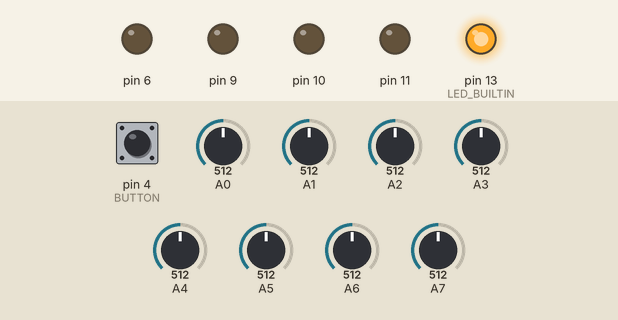
Recording of a program running on a simulated Arduino Nano, built with avr-gcc and run on an emulated ATmega328P. Shown: output pins drawn as LEDs (lit = HIGH). The test bench sets the inputs (shaded band); at power-on: pin 4 (BUTTON) LOW, A0 = 512, A1 = 512, A2 = 512, A3 = 512, A4 = 512, A5 = 512, A6 = 512, A7 = 512.

Above: at 0.6 s.
At 5.6 s:
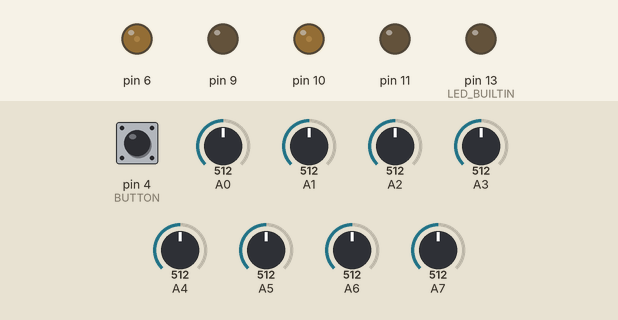
Timing chart, 0 to 7.1 s (numbered marks = the images above):
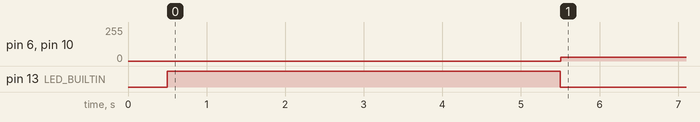

Measured:
- by itself, pin 6, pin 10: 0/255 → 30/255 at 5.5 s

The program:

main.cpp
```cpp
#include <Arduino.h>
#include <SoftwareSerial.h>
#include <Motor.h>
#include <QTRSensors.h> //libreria que ayuda a reconocer el error

#define DEGUB 0

#define BTON 0

#define DEBUG_CALCULOS 0

#define BUTTON 4

#define MOTOR_DIR_DER 11
#define MOTOR_PWM_DER 10

#define MOTOR_DIR_IZQ 9
#define MOTOR_PWM_IZQ 6

#define LED_BUILTIN 13

bool inicio = true;

int equiparamiento = 0;

int velocidadPuntaDer = 70;

int velocidadPuntaIzq = velocidadPuntaDer - equiparamiento;

float pidIzq;
float pidDer;

int maxSpeed = 255;

int minSpeed = 0;

float speed;

float proporcional;
float derivativa;
float integral;

int setPoint = 2500;

float kp = 0.023;
float kd = 0.5;
float ki = 0;

float last = 0;

int arranque = 30;

bool btnPress;

int position;

QTRSensors qtr;

const uint8_t SensorCount = 8;
uint16_t sensorValues[SensorCount];

#define KPS0001 '1'
#define KDS0001 '2'
#define KIS0001 '3'
#define KPR0001 '4'
#define KDR0001 '5'
#define KIR0001 '6'
#define KPS001 '7'
#define KDS001 '8'
#define KIS001 '9'
#define KPR001 '!'
#define KDR001 '@'
#define KIR001 '#'
#define KPS01 '$'
#define KDS01 '%'
#define KIS01 '^'
#define KPR01 '&'
#define KDR01 '*'
#define KIR01 '('

SoftwareSerial bt(3, 2);

void Comunication()
{
    if (bt.available())
    {
        char in = bt.read();
        if (in == KPS0001)
            kp += 0.001;
        else if (in == KDS0001)
            kd += 0.001;
        else if (in == KIS0001)
            ki += 0.001;
        else if (in == KPR0001)
            kp -= 0.001;
        else if (in == KDR0001)
            kd -= 0.001;
        else if (in == KIR0001)
            ki -= 0.001;
        else if (in == KPS001)
            kp += 0.01;
        else if (in == KDS001)
            kd += 0.01;
        else if (in == KIS001)
            ki += 0.01;
        else if (in == KPR001)
            kp -= 0.01;
        else if (in == KDR001)
            kd -= 0.01;
        else if (in == KIR001)
            ki -= 0.01;
        else if (in == KPS01)
            kp += 0.1;
        else if (in == KDS01)
            kd += 0.1;
        else if (in == KIS01)
            ki += 0.1;
        else if (in == KPR01)
            kp -= 0.1;
        else if (in == KDR01)
            kd -= 0.1;
        else if (in == KIR01)
            ki -= 0.1;
    }
}

/////////////////////////////

// calibration

void Calibration()
{
    qtr.setTypeAnalog();
    qtr.setSensorPins((const uint8_t[]){A7, A6, A5, A4, A3, A2, A1, A0}, SensorCount);

    delay(500);
    pinMode(LED_BUILTIN, OUTPUT);
    digitalWrite(LED_BUILTIN, HIGH);
    for (uint16_t i = 0; i < 200; i++)
    {
        qtr.calibrate();
    }
    digitalWrite(LED_BUILTIN, LOW); //

    // print the calibration minimum values measured when emitters were on
}

// constructors
MOTOR *motorDer = new MOTOR(MOTOR_DIR_DER, MOTOR_PWM_DER);
MOTOR *motorIzq = new MOTOR(MOTOR_DIR_IZQ, MOTOR_PWM_IZQ);

void setup()
{ // configure the sensors

    if (DEBUG_CALCULOS)
    {
        Serial.begin(9600);
        Serial.println("calibrando");
    }
    Calibration();
    if (BTON)
        bt.begin(9600);
    if (DEGUB)
    {
        Serial.begin(9600);
        for (uint8_t i = 0; i < SensorCount; i++)
        {
            Serial.print(qtr.calibrationOn.minimum[i]);
            Serial.print(' ');
        }
        Serial.println();
    }

    // print the calibration maximum values measured when emitters were on
    if (DEGUB)
    {
        for (uint8_t i = 0; i < SensorCount; i++)
        {
            Serial.print(qtr.calibrationOn.maximum[i]);
            Serial.print(' ');
        }
        Serial.println();
        Serial.println();
    }

    pinMode(BUTTON, INPUT);
    Serial.println("end setup");
}

void loop()
{
    btnPress = digitalRead(BUTTON) == 0;
    int position = qtr.readLineWhite(sensorValues);
    if (BTON)
        Comunication();
    // print the sensor values as numbers from 0 to 1000, where 0 means maximum
    // reflectance and 1000 means minimum reflectance, followed by the line
    // position
    /*
    for (uint8_t i = 0; i < SensorCount; i++)
      {
        Serial.print(sensorValues[i]);
        Serial.print('\t');
      }
      Serial.println(position);
    */
    // delay(250);

    if (btnPress)
    {
        motorDer->GoAvance(arranque + equiparamiento);
        motorIzq->GoAvance(arranque);

        while (true)
        {
            if (BTON)
                Comunication();
            inicio = false;
            position = qtr.readLineWhite(sensorValues);
            if (DEBUG_CALCULOS)
            {
                Serial.print("posision : ");
                Serial.println(position);
            }
            proporcional = (position) - (setPoint);

            if (DEBUG_CALCULOS)
            {
                Serial.print("proporcional : ");
                Serial.println(proporcional);
            }

            derivativa = (proporcional - last);

            // integral = (integral + proporcional);

            float speed = (proporcional * kp) + (derivativa * kd) + (integral * ki);

            last = proporcional;

            if (DEBUG_CALCULOS)
            {
                Serial.print("speed : ");
                Serial.println(speed);
            }
            pidIzq = (velocidadPuntaIzq + speed);
            pidDer = (velocidadPuntaDer - speed);

            if (pidIzq > maxSpeed)
                pidIzq = maxSpeed;
            else if (pidIzq < minSpeed)
                pidIzq = minSpeed;

            if (pidDer < minSpeed)
                pidDer = minSpeed;
            else if (pidDer > maxSpeed)
                pidDer = maxSpeed;
        }

        if (DEBUG_CALCULOS)
        {
            Serial.print("velocidad motor derecho: ");
            Serial.println(pidDer);
            Serial.print("velocidad motor izquierdo: ");
            Serial.println(pidIzq);
        }

        ////////////////////////////////
        motorDer->GoAvance(pidDer);
        motorIzq->GoAvance(pidIzq);
        ////////////////////////////////

        if (BTON)
        {
            bt.println("valor kp");
            bt.println(kp);
            bt.println("valor kd");
            bt.println(kd);
            bt.println("valor ki");
            bt.println(ki);
        }
        if (DEBUG_CALCULOS)
            delay(2000);
    }
}
```
